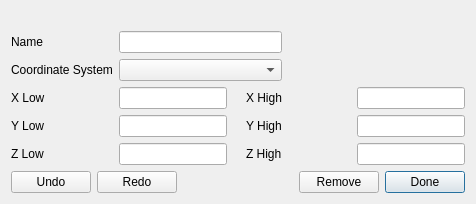
<?xml version="1.0" encoding="UTF-8"?>
<ui version="4.0">
 <class>BoxDialog</class>
 <widget class="QDialog" name="BoxDialog">
  <property name="geometry">
   <rect>
    <x>0</x>
    <y>0</y>
    <width>476</width>
    <height>204</height>
   </rect>
  </property>
  <property name="windowTitle">
   <string>Box</string>
  </property>
  <layout class="QVBoxLayout" name="verticalLayout">
   <item>
    <widget class="QLabel" name="m_errorLabel">
     <property name="styleSheet">
      <string notr="true">color:rgb(170, 0, 0)</string>
     </property>
     <property name="text">
      <string/>
     </property>
     <property name="alignment">
      <set>Qt::AlignCenter</set>
     </property>
    </widget>
   </item>
   <item>
    <layout class="QGridLayout" name="gridLayout">
     <item row="0" column="0">
      <widget class="QLabel" name="m_nameLabel">
       <property name="text">
        <string>Name</string>
       </property>
      </widget>
     </item>
     <item row="1" column="0">
      <widget class="QLabel" name="label">
       <property name="text">
        <string>Coordinate System</string>
       </property>
      </widget>
     </item>
     <item row="2" column="0">
      <widget class="QLabel" name="m_xLowLabel">
       <property name="text">
        <string>X Low</string>
       </property>
      </widget>
     </item>
     <item row="2" column="1">
      <widget class="QLineEdit" name="m_xLowLineEdit"/>
     </item>
     <item row="2" column="2">
      <spacer name="horizontalSpacer_2">
       <property name="orientation">
        <enum>Qt::Horizontal</enum>
       </property>
       <property name="sizeType">
        <enum>QSizePolicy::Minimum</enum>
       </property>
       <property name="sizeHint" stdset="0">
        <size>
         <width>7</width>
         <height>17</height>
        </size>
       </property>
      </spacer>
     </item>
     <item row="2" column="3">
      <widget class="QLabel" name="m_xHighLabel">
       <property name="text">
        <string>X High</string>
       </property>
      </widget>
     </item>
     <item row="2" column="4">
      <spacer name="horizontalSpacer_5">
       <property name="orientation">
        <enum>Qt::Horizontal</enum>
       </property>
       <property name="sizeType">
        <enum>QSizePolicy::MinimumExpanding</enum>
       </property>
       <property name="sizeHint" stdset="0">
        <size>
         <width>30</width>
         <height>20</height>
        </size>
       </property>
      </spacer>
     </item>
     <item row="2" column="5">
      <widget class="QLineEdit" name="m_xHighLineEdit"/>
     </item>
     <item row="3" column="0">
      <widget class="QLabel" name="m_yLowLabel">
       <property name="text">
        <string>Y Low</string>
       </property>
      </widget>
     </item>
     <item row="3" column="1">
      <widget class="QLineEdit" name="m_yLowLineEdit"/>
     </item>
     <item row="3" column="2">
      <spacer name="horizontalSpacer_3">
       <property name="orientation">
        <enum>Qt::Horizontal</enum>
       </property>
       <property name="sizeType">
        <enum>QSizePolicy::Minimum</enum>
       </property>
       <property name="sizeHint" stdset="0">
        <size>
         <width>7</width>
         <height>17</height>
        </size>
       </property>
      </spacer>
     </item>
     <item row="3" column="3">
      <widget class="QLabel" name="m_yHighLabel">
       <property name="text">
        <string>Y High</string>
       </property>
      </widget>
     </item>
     <item row="3" column="4">
      <spacer name="horizontalSpacer_6">
       <property name="orientation">
        <enum>Qt::Horizontal</enum>
       </property>
       <property name="sizeHint" stdset="0">
        <size>
         <width>18</width>
         <height>20</height>
        </size>
       </property>
      </spacer>
     </item>
     <item row="3" column="5">
      <widget class="QLineEdit" name="m_yHighLineEdit"/>
     </item>
     <item row="4" column="0">
      <widget class="QLabel" name="m_zLowLabel">
       <property name="text">
        <string>Z Low</string>
       </property>
      </widget>
     </item>
     <item row="4" column="1">
      <widget class="QLineEdit" name="m_zLowLineEdit"/>
     </item>
     <item row="4" column="2">
      <spacer name="horizontalSpacer_4">
       <property name="orientation">
        <enum>Qt::Horizontal</enum>
       </property>
       <property name="sizeType">
        <enum>QSizePolicy::Minimum</enum>
       </property>
       <property name="sizeHint" stdset="0">
        <size>
         <width>7</width>
         <height>17</height>
        </size>
       </property>
      </spacer>
     </item>
     <item row="4" column="3">
      <widget class="QLabel" name="m_zHighLabel">
       <property name="text">
        <string>Z High</string>
       </property>
      </widget>
     </item>
     <item row="4" column="4">
      <spacer name="horizontalSpacer_7">
       <property name="orientation">
        <enum>Qt::Horizontal</enum>
       </property>
       <property name="sizeHint" stdset="0">
        <size>
         <width>18</width>
         <height>20</height>
        </size>
       </property>
      </spacer>
     </item>
     <item row="4" column="5">
      <widget class="QLineEdit" name="m_zHighLineEdit"/>
     </item>
     <item row="0" column="1" colspan="3">
      <widget class="QLineEdit" name="m_nameLineEdit"/>
     </item>
     <item row="1" column="1" colspan="3">
      <widget class="QComboBox" name="m_csysComboBox"/>
     </item>
    </layout>
   </item>
   <item>
    <spacer name="verticalSpacer">
     <property name="orientation">
      <enum>Qt::Vertical</enum>
     </property>
     <property name="sizeHint" stdset="0">
      <size>
       <width>20</width>
       <height>0</height>
      </size>
     </property>
    </spacer>
   </item>
   <item>
    <layout class="QHBoxLayout" name="horizontalLayout">
     <item>
      <widget class="QPushButton" name="m_undoButton">
       <property name="text">
        <string>Undo</string>
       </property>
       <property name="flat">
        <bool>false</bool>
       </property>
      </widget>
     </item>
     <item>
      <widget class="QPushButton" name="m_redoButton">
       <property name="text">
        <string>Redo</string>
       </property>
      </widget>
     </item>
     <item>
      <spacer name="horizontalSpacer">
       <property name="orientation">
        <enum>Qt::Horizontal</enum>
       </property>
       <property name="sizeHint" stdset="0">
        <size>
         <width>40</width>
         <height>20</height>
        </size>
       </property>
      </spacer>
     </item>
     <item>
      <widget class="QPushButton" name="m_removeButton">
       <property name="text">
        <string>Remove</string>
       </property>
      </widget>
     </item>
     <item>
      <widget class="QPushButton" name="m_doneButton">
       <property name="text">
        <string>Done</string>
       </property>
       <property name="autoDefault">
        <bool>true</bool>
       </property>
       <property name="default">
        <bool>true</bool>
       </property>
      </widget>
     </item>
    </layout>
   </item>
  </layout>
 </widget>
 <tabstops>
  <tabstop>m_nameLineEdit</tabstop>
  <tabstop>m_csysComboBox</tabstop>
  <tabstop>m_xLowLineEdit</tabstop>
  <tabstop>m_xHighLineEdit</tabstop>
  <tabstop>m_yLowLineEdit</tabstop>
  <tabstop>m_yHighLineEdit</tabstop>
  <tabstop>m_zLowLineEdit</tabstop>
  <tabstop>m_zHighLineEdit</tabstop>
  <tabstop>m_undoButton</tabstop>
  <tabstop>m_redoButton</tabstop>
  <tabstop>m_removeButton</tabstop>
  <tabstop>m_doneButton</tabstop>
 </tabstops>
 <resources/>
 <connections/>
</ui>
